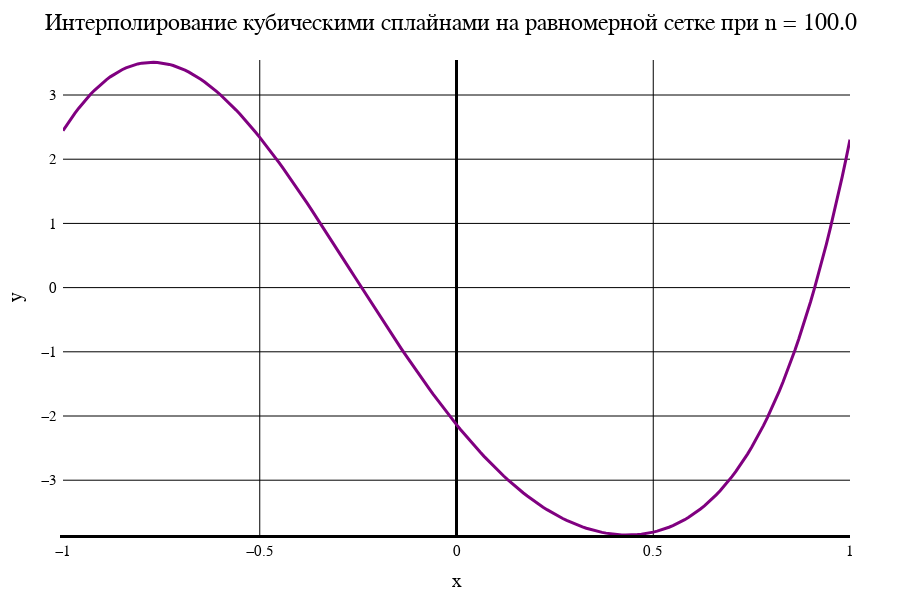

The notebook cell saved with this chart:
### Markdown cell above
Сплайн. Равномерная сетка

### Code cell
data3[1]

### Figure 1 — Plotly figure (JSON) as saved in the notebook; plotly's stock layout.template omitted (floating-point values rounded to 4 significant figures; data arrays with more than 128 entries replaced by an {"elided": "..."} marker saying what was removed)
{"data": [{"line": {"color": "purple", "width": 3}, "mode": "line", "type": "scatter", "x": {"elided": "201 float values"}, "y": {"elided": "201 float values"}}], "layout": {"coloraxis": {"outlinecolor": "black"}, "font": {"color": "black", "family": "Time New Roman"}, "height": 600, "margin": {"b": 50, "l": 50, "r": 50, "t": 60}, "paper_bgcolor": "white", "plot_bgcolor": "white", "title": {"autosize": false, "font": {"color": "black", "family": "Times New Roman", "size": 24}, "paper_bgcolor": "red", "text": "Интерполирование кубическими сплайнами на равномерной сетке при n = 100.0"}, "width": 900, "xaxis": {"color": "black", "gridcolor": "black", "gridwidth": 1, "linecolor": "black", "linewidth": 3, "tickfont": {"size": 15}, "title": {"font": {"color": "black", "family": "Times New Roman", "size": 20}, "text": "x"}, "zeroline": true, "zerolinecolor": "black", "zerolinewidth": 3}, "yaxis": {"exponentformat": "power", "gridcolor": "black", "gridwidth": 1, "linewidth": 3, "range": [-3.853, 3.545], "tickfont": {"size": 15}, "title": {"font": {"color": "black", "family": "Times New Roman", "size": 20}, "text": "y"}, "zeroline": true, "zerolinecolor": "black", "zerolinewidth": 1}}}
